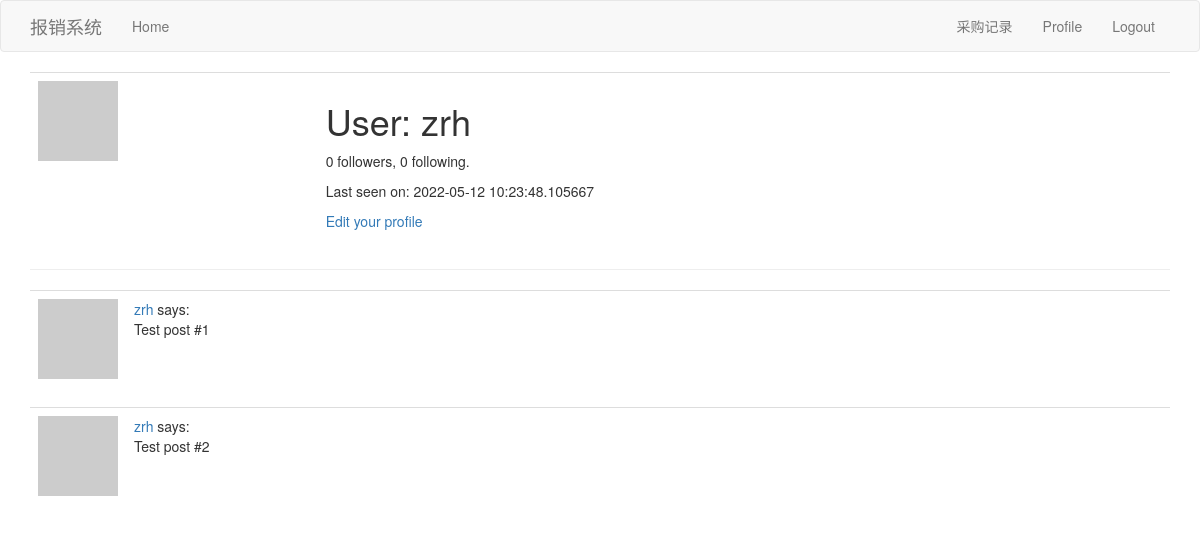
Page /home/user/zrh (signed in) on the earlier database version.
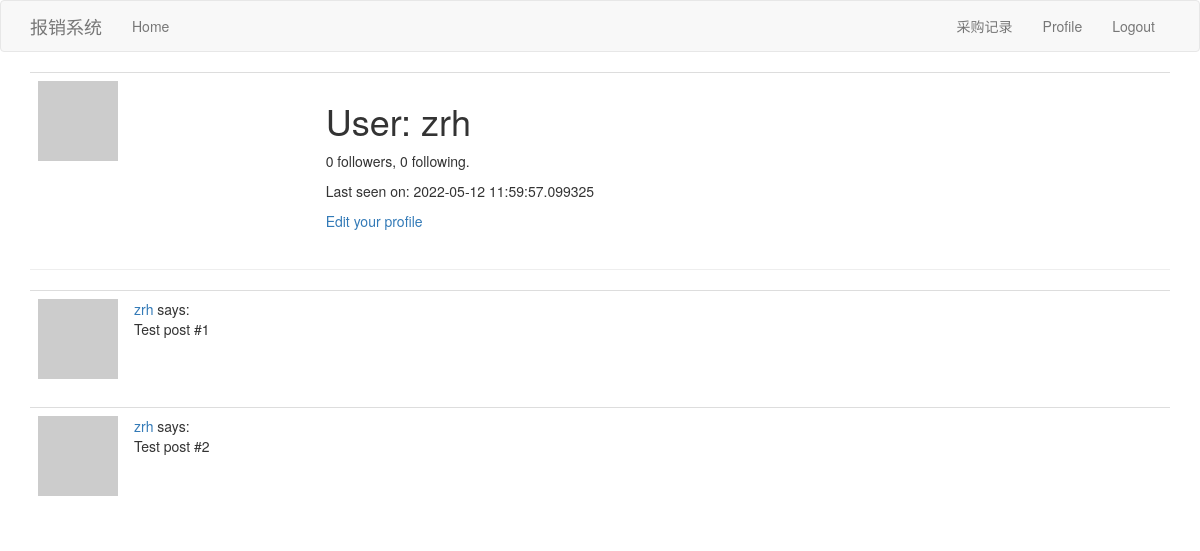
Same page on the later database version.
### app/models.py (models this page shows, shortened)
class User(UserMixin,db.Model):
    id = db.Column(db.Integer, primary_key=True)
    username = db.Column(db.String(64), index=True, unique=True)
    email = db.Column(db.String(120), index=True, unique=True)
    password_hash = db.Column(db.String(128))
    about_me = db.Column(db.String(140))
    last_seen = db.Column(db.DateTime, default=datetime.utcnow)
    followed = db.relationship(
        'User', secondary=followers,
        primaryjoin=(followers.c.follower_id == id),
        secondaryjoin=(followers.c.followed_id == id),
        backref=db.backref('followers', lazy='dynamic'), lazy='dynamic')
    posts = db.relationship('Post', backref='author', lazy='dynamic')
    def avatar(self, size):
        digest = md5(self.email.lower().encode('utf-8')).hexdigest()
        return 'https://www.gravatar.com/avatar/{}?d=identicon&s={}'.format(
            digest, size)

### app/home/routes.py (the view)
@bp.route('/user/<username>')
@login_required
def user(username):
    user = User.query.filter_by(username=username).first_or_404()
    posts = [
        {'author': user, 'body': 'Test post #1'},
        {'author': user, 'body': 'Test post #2'}
    ]
    form = EmptyForm()
    return render_template('/home/user.html', user=user, posts=posts, form=form)

### app/home/routes.py (called while the page is built)
@bp.before_request
def before_request():
    if current_user.is_authenticated:
        current_user.last_seen = datetime.utcnow()
        db.session.commit()

### app/models.py (called while the page is built)
@login.user_loader
def load_user(id):
    return User.query.get(int(id))

### app/templates/home/user.html (shortened to what this page needs)
{% extends "base.html" %}
{% block app_content  %}
    <table class="table table-hover">
        <tr valign="top">
            <td><img src="{{ user.avatar(128) }}"></td>
            <td>
                <h1>User: {{ user.username }}</h1>
                <p>{{ user.followers.count() }} followers, {{ user.followed.count() }} following.</p>
                {% if user.last_seen %}<p>Last seen on: {{ user.last_seen }}</p>{% endif %}
                {% if user == current_user %}
                <p><a href="{{ url_for('home.edit_profile') }}">Edit your profile</a></p>
                {% endif %}
            </td>
        </tr>
    </table>
    <hr>
    {% for post in posts %}
        {% include '_post.html' %}
    {% endfor %}
{% endblock %}

### app/templates/base.html (shortened to what this page needs)
  {% extends 'bootstrap/base.html' %}
 {% block navbar %}
    <nav class="navbar navbar-default">
        <div class="container">
            <div class="navbar-header">
                <a class="navbar-brand" href="{{ url_for('home.index') }}">报销系统</a>
            </div>
            <div class="collapse navbar-collapse" id="bs-example-navbar-collapse-1">
                <ul class="nav navbar-nav">
                    <li><a href="{{ url_for('home.index') }}">Home</a></li>
                </ul>
                <ul class="nav navbar-nav navbar-right">
                    {% if current_user.is_anonymous %}
                    <li><a href="{{ url_for('auth.login') }}">Login</a></li>
                    {% else %}
                    <li><a href="{{ url_for('main.reimbursement') }}">采购记录</a></li>
                    <li><a href="{{ url_for('home.user', username=current_user.username) }}">Profile</a></li>
                    <li><a href="{{ url_for('auth.logout') }}">Logout</a></li>
                    {% endif %}
                </ul>
            </div>
        </div>
          </nav>
        {% endblock %}
        {% block content %}
            <div class="container">
        {% block app_content %}{% endblock %}
    </div>
{% endblock %}

### app/templates/_post.html
<table class="table table-hover">
        <tr>
            <td width="70px">
                <a href="{{ url_for('home.user', username=post.author.username) }}">
                    <img src="{{ post.author.avatar(70) }}" />
                </a>
            </td>
            <td>
                <a href="{{ url_for('home.user', username=post.author.username) }}">
                    {{ post.author.username }}
                </a>
                says:
                <br>
                {{ post.body }}
            </td>
    </tr>
</table>

Differences in the rows shown:
changed User "zrh": last_seen "2022-05-12 10:23:48.105667" → "2022-05-12 11:59:57.099325"
